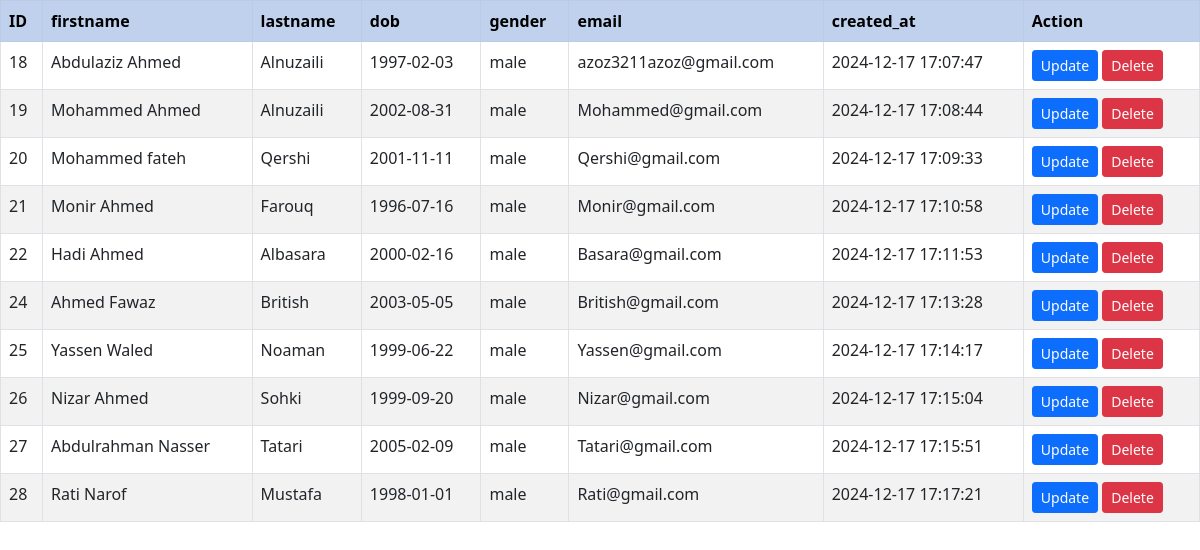
The page /users.php on the database its author committed.
### tables this page shows
CREATE TABLE `users` (
  `id` int(11) UNSIGNED NOT NULL,
  `first_name` varchar(50) NOT NULL,
  `last_name` varchar(50) NOT NULL,
  `dob` date NOT NULL,
  `gender` enum('male','female','other') NOT NULL,
  `email` varchar(100) NOT NULL,
  `created_at` timestamp NOT NULL DEFAULT current_timestamp()
);

### users.php (the view, shortened to what this page needs)
<?php
include 'action.php';
$bit = "SELECT * FROM users";
$result=$conn->query($bit);
?>
<!DOCTYPE html>
<html lang="en">
<head>
    <link href="https://cdn.jsdelivr.net/npm/bootstrap@5.0.2/dist/css/bootstrap.min.css"
          rel="stylesheet"
>
</head>
<body>
<table border="1px"  class="table table-striped table-bordered table-hover">
    <tr class="table-primary">
<th>ID</th>
<th>firstname</th>
<th>lastname</th>
<th>dob</th>
<th>gender</th>
<th>email</th>
<th>created_at</th>
<th>Action</th>
</tr>
<?php
if($result->num_rows>0){
    while($row=$result->fetch_assoc()){
        echo "<tr>";
        echo "<td>" .$row['id']."</td>";
        echo "<td>" .$row['first_name']."</td>";
        echo "<td>" .$row['last_name']."</td>";
        echo "<td>" .$row['dob']."</td>";
        echo "<td>" .$row['gender']."</td>";
        echo "<td>" .$row['email']."</td>";
        echo "<td>" .$row['created_at']."</td>";
        echo "<td><a href ='edit.php?id="  .$row['id']."' class='btn btn-primary btn-sm'  >Update</a>
        <a href ='delete.php?id="  .$row['id']."' class='btn btn-danger btn-sm' onclick=\"return confirm('Are you sure you want to delete it?');\" >Delete</a>
        </td>";
        echo"</tr>";
    }
}
?>
</table>
</body>
</html>

### rows shown on the page
users: id "18", first_name "Abdulaziz Ahmed", last_name "Alnuzaili", dob "1997-02-03", gender "male", email "azoz3211azoz@gmail.com", created_at "2024-12-17 17:07:47"
users: id "19", first_name "Mohammed Ahmed", last_name "Alnuzaili", dob "2002-08-31", gender "male", email "Mohammed@gmail.com", created_at "2024-12-17 17:08:44"
users: id "20", first_name "Mohammed fateh", last_name "Qershi", dob "2001-11-11", gender "male", email "Qershi@gmail.com", created_at "2024-12-17 17:09:33"
users: id "21", first_name "Monir Ahmed", last_name "Farouq", dob "1996-07-16", gender "male", email "Monir@gmail.com", created_at "2024-12-17 17:10:58"
users: id "22", first_name "Hadi Ahmed", last_name "Albasara", dob "2000-02-16", gender "male", email "Basara@gmail.com", created_at "2024-12-17 17:11:53"
users: id "24", first_name "Ahmed Fawaz", last_name "British", dob "2003-05-05", gender "male", email "British@gmail.com", created_at "2024-12-17 17:13:28"
users: id "25", first_name "Yassen Waled", last_name "Noaman", dob "1999-06-22", gender "male", email "Yassen@gmail.com", created_at "2024-12-17 17:14:17"
users: id "26", first_name "Nizar Ahmed", last_name "Sohki", dob "1999-09-20", gender "male", email "Nizar@gmail.com", created_at "2024-12-17 17:15:04"
users: id "27", first_name "Abdulrahman Nasser", last_name "Tatari", dob "2005-02-09", gender "male", email "Tatari@gmail.com", created_at "2024-12-17 17:15:51"
users: id "28", first_name "Rati Narof", last_name "Mustafa", dob "1998-01-01", gender "male", email "Rati@gmail.com", created_at "2024-12-17 17:17:21"
